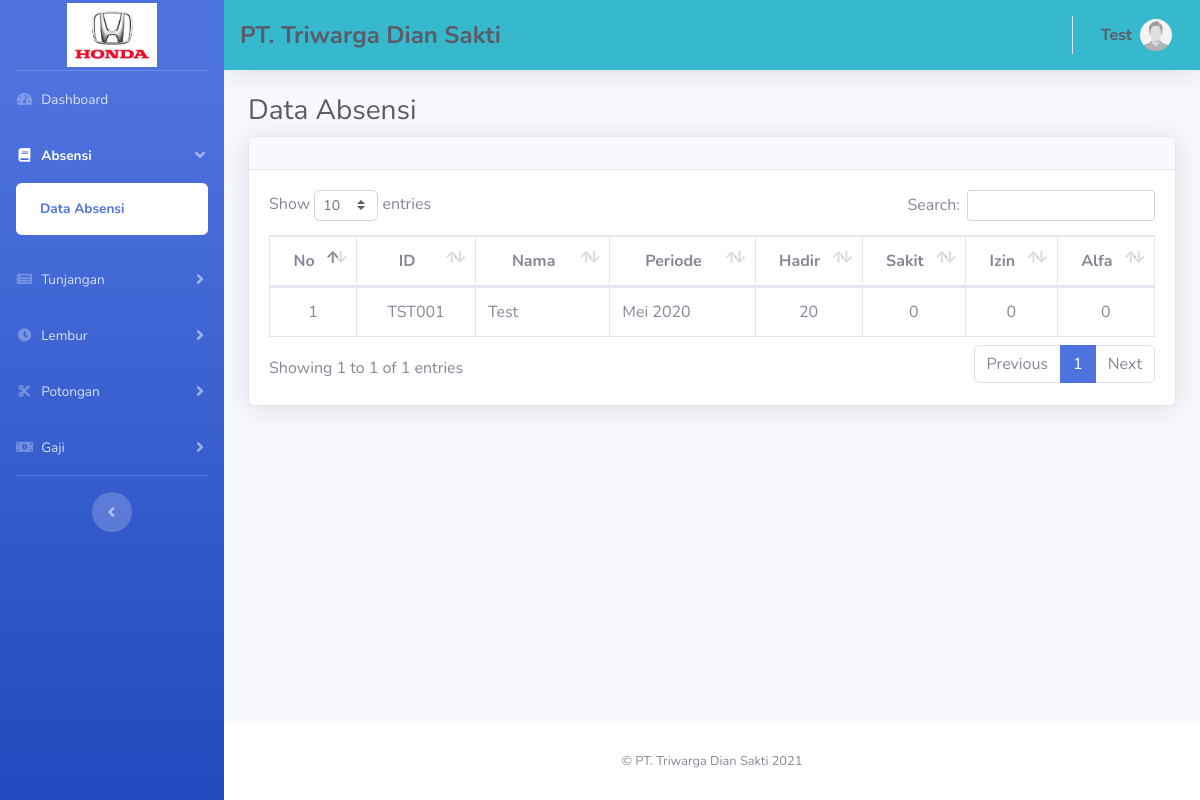
The app's page /karyawan/absensi.php (signed in) with its own data.
### tables this page shows
CREATE TABLE IF NOT EXISTS `karyawan` (
  `karyawan_id` varchar(20) NOT NULL,
  `karyawan_nama` varchar(100) NOT NULL,
  `karyawan_jk` enum('Laki-Laki','Perempuan') NOT NULL,
  `karyawan_alamat` text NOT NULL,
  `karyawan_telp` varchar(20) NOT NULL,
  `karyawan_tgllhr` date NOT NULL,
  `karyawan_tptlhr` varchar(100) NOT NULL,
  `karyawan_foto` text NOT NULL,
  `karyawan_masuk` date NOT NULL,
  `bagian_id` varchar(5) NOT NULL,
  `karyawan_status` enum('Aktif','Nonaktif') NOT NULL,
  `karyawan_create` date NOT NULL,
  `karyawan_pass` text NOT NULL,
  `id_adm` int(5) NOT NULL
);

CREATE TABLE IF NOT EXISTS `absensi` (
  `absensi_id` int(11) NOT NULL,
  `abs_id` int(11) NOT NULL,
  `karyawan_id` varchar(20) NOT NULL,
  `absensi_h` int(2) NOT NULL,
  `absensi_s` int(2) NOT NULL,
  `absensi_i` int(2) NOT NULL,
  `absensi_a` int(2) NOT NULL
);

CREATE TABLE IF NOT EXISTS `abs` (
  `abs_id` int(11) NOT NULL,
  `abs_bln` varchar(20) NOT NULL,
  `abs_bl` varchar(5) NOT NULL,
  `abs_th` int(5) NOT NULL
);

### karyawan/sess_check.php (called while the page is built, shortened)
<?php
	$chk_sess = $_SESSION['kry'];
	include("../conf/koneksi.php");
	$sql_sess = "SELECT * FROM karyawan WHERE karyawan_id='". $chk_sess ."'";
	$ress_sess = mysqli_query($conn, $sql_sess);
	$row_sess = mysqli_fetch_array($ress_sess);
	$sess_kryid = $row_sess['karyawan_id'];
	$sess_kryname = $row_sess['karyawan_nama'];
	$sess_kryfoto = $row_sess['karyawan_foto'];
?>

### karyawan/absensi.php (the view, shortened to what this page needs)
<?php
 include("sess_check.php");
?>
<!DOCTYPE html>
<html lang="en">
<head>
  <link href="../vendor/fontawesome-free/css/all.min.css" rel="stylesheet" type="text/css">
  <link href="../css/sb-admin-2.min.css" rel="stylesheet">
  <link href="../vendor/datatables/dataTables.bootstrap4.min.css" rel="stylesheet">
</head>
<body id="page-top">
  <div id="wrapper">
<?php
 include("sidebar.php");
?>
    <div id="content-wrapper" class="d-flex flex-column">
      <div id="content">
        <nav class="navbar navbar-expand navbar-light bg-info topbar mb-4 static-top shadow">
<?php
 include("navbar.php");
?>
        </nav>
        <div class="container-fluid">
          <h1 class="h3 mb-2 text-gray-800">Data Absensi</h1>
          <div class="card shadow mb-4">
            <div class="card-header py-3">
            </div>
            <div class="card-body">
              <div class="table-responsive">
                <table class="table table-bordered" id="dataTable" width="100%" cellspacing="0">
				<thead align="center">
					<tr>
						<th width="5%"><center>No</center></th>
						<th width="8%"><center>ID</center></th>
						<th width="10%"><center>Nama</center></th>
						<th width="10%"><center>Periode</center></th>
						<th width="5%"><center>Hadir</center></th>
						<th width="5%"><center>Sakit</center></th>
						<th width="5%"><center>Izin</center></th>
						<th width="5%"><center>Alfa</center></th>
					</tr>
				</thead>
				<tbody>
				<?php
					$n = 1;
					$sqlcek = "SELECT absensi.*,karyawan.*,abs.* FROM absensi,karyawan,abs
							WHERE absensi.karyawan_id=karyawan.karyawan_id AND absensi.abs_id=abs.abs_id
								AND karyawan.karyawan_id='$sess_kryid'";
					$resscek = mysqli_query($conn, $sqlcek);
					while($datacek = mysqli_fetch_array($resscek)) {
							$h=$datacek['absensi_h'];
							$s=$datacek['absensi_s'];
							$i=$datacek['absensi_i'];
							$a=$datacek['absensi_a'];
						echo '<tr>';
						echo '<td class="text-center">'. $n .'</td>';
						echo '<td class="text-center">'. $datacek['karyawan_id'] .'</td>';
						echo '<td class="text-nowrap">'. $datacek['karyawan_nama'] .'</td>';
						echo '<td class="text-nowrap">'. $datacek['abs_bln'].' '. $datacek['abs_th'].'</td>';
						echo '<td class="text-center">'. $h .'</td>';
						echo '<td class="text-center">'. $s .'</td>';
						echo '<td class="text-center">'. $i .'</td>';
						echo '<td class="text-center">'. $a .'</td>';
					$n++;
					}
					?>
				</tbody>
                </table>
              </div>
            </div>
          </div>
        </div>
      </div>
	  <?php
		include("layout_bottom.php");
	  ?>
    </div>
  </div>
</body>
</html>

### karyawan/navbar.php (shortened to what this page needs)
<span class="mr-2 d-none d-lg-inline text-gray-800"><font size="5px"><b>PT. Triwarga Dian Sakti</b></font></span>
<ul class="navbar-nav ml-auto">
  <li class="nav-item dropdown no-arrow">
    <a class="nav-link dropdown-toggle" href="#" id="userDropdown" role="button" data-toggle="dropdown" aria-haspopup="true" aria-expanded="false">
      <span class="mr-2 d-none d-lg-inline text-gray-800 medium"><b><?php echo $sess_kryname;?></b></span>
      <img class="img-profile rounded-circle" src="../img/<?php echo $sess_kryfoto;?>">
    </a>
  </li>
</ul>

### records on screen
karyawan: karyawan_nama "Test", karyawan_foto (picture)
absensi: karyawan.karyawan_id "TST001", karyawan.karyawan_nama "Test", abs.abs_bln "Mei", abs.abs_th "2020", absensi_h "20", absensi_s "0", absensi_i "0", absensi_a "0"
